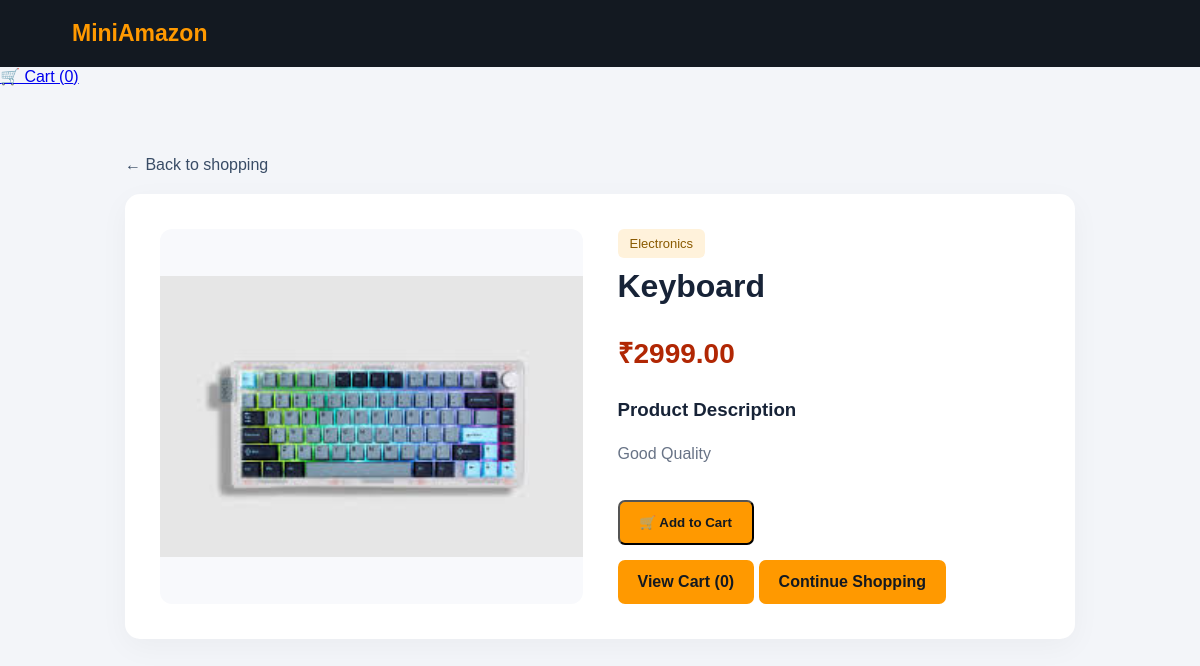
Screenshot of /product/4/ with the database file from the repository.
### store/models.py (models this page shows, shortened)
class Product(models.Model):
    category = models.ForeignKey(
        Category,
        on_delete=models.CASCADE,
        related_name="products"
    )
    name = models.CharField(max_length=100)
    price = models.DecimalField(max_digits=10, decimal_places=2)
    image = models.ImageField(upload_to="products/", blank=True, null=True)
    description = models.TextField(blank=True)

class Category(models.Model):
    name = models.CharField(max_length=100)

### store/views.py (the view)
def product_detail(request, product_id):
    product = get_object_or_404(
        Product.objects.select_related("category"),
        id=product_id
    )
    return render(request, "store/product_detail.html", {
        "product": product,
        "cart_count": sum(request.session.get("cart", {}).values()),
    })

### store/templates/store/product_detail.html (shortened to what this page needs)
<!DOCTYPE html>
<html lang="en">
<head>
</head>
<body>
    <nav>
        <a href="/">MiniAmazon</a>
    </nav>
    <a href="{% url 'cart' %}">
    🛒 Cart ({{ cart_count }})
</a>
    <main class="container">
        <a href="/" class="back">← Back to shopping</a>
        <div class="product">
            <div class="image-box">
                {% if product.image %}
                    <img src="{{ product.image.url }}"
                         alt="{{ product.name }}">
                {% else %}
                    <p>Image not available</p>
                {% endif %}
            </div>
            <div>
                <span class="category">{{ product.category.name }}</span>
                <h1>{{ product.name }}</h1>
                <p class="price">₹{{ product.price }}</p>
                <h3>Product Description</h3>
                <p class="description">
                    {% if product.description %}
                        {{ product.description }}
                    {% else %}
                        Discover {{ product.name }} at MiniAmazon.
                        Contact us for more product information.
                    {% endif %}
                </p>
<form action="{% url 'add_to_cart' product.id %}" method="post">
    <button type="submit" class="back-btn">
        🛒 Add to Cart
    </button>
</form>
<a href="{% url 'cart' %}" class="back-btn">
    View Cart ({{ cart_count }})
</a>
                <a href="/" class="back-btn">Continue Shopping</a>
            </div>
        </div>
    </main>
</body>
</html>

### store/templates/store/product_detail.html (style rules this page uses)
* { box-sizing: border-box; }
body { margin: 0; font-family: Arial, sans-serif; background: #f3f5f9; color: #172337; }
nav { background: #131921; color: white; padding: 20px 6%; }
nav a { color: #ff9900; text-decoration: none; font-size: 23px; font-weight: bold; }
.container { max-width: 1000px; margin: 45px auto; padding: 25px; }
.back { display: inline-block; margin-bottom: 20px; color: #394c66; text-decoration: none; }
.product { background: white; padding: 35px; border-radius: 15px; display: grid; grid-template-columns: 1fr 1fr; gap: 35px; box-shadow: 0 8px 30px #0000000a; }
.image-box { min-height: 300px; display: grid; place-items: center; background: #f8f9fc; border-radius: 12px; }
img { width: 100%; height: 320px; object-fit: contain; }
h1 { margin-top: 10px; }
.category { color: #8a5a00; background: #fff2db; padding: 7px 12px; border-radius: 6px; display: inline-block; font-size: 13px; }
.price { color: #b12704; font-size: 28px; font-weight: bold; }
.description { line-height: 1.8; color: #687386; }
.back-btn { display: inline-block; background: #ff9900; color: #131921; padding: 13px 20px; border-radius: 7px; text-decoration: none; font-weight: bold; margin-top: 15px; }

### rows the page displays
Product: image (picture), category.name "Electronics", name "Keyboard", price "2999.00", description "Good Quality"

### other values shown
{{ cart_count }} "0"
